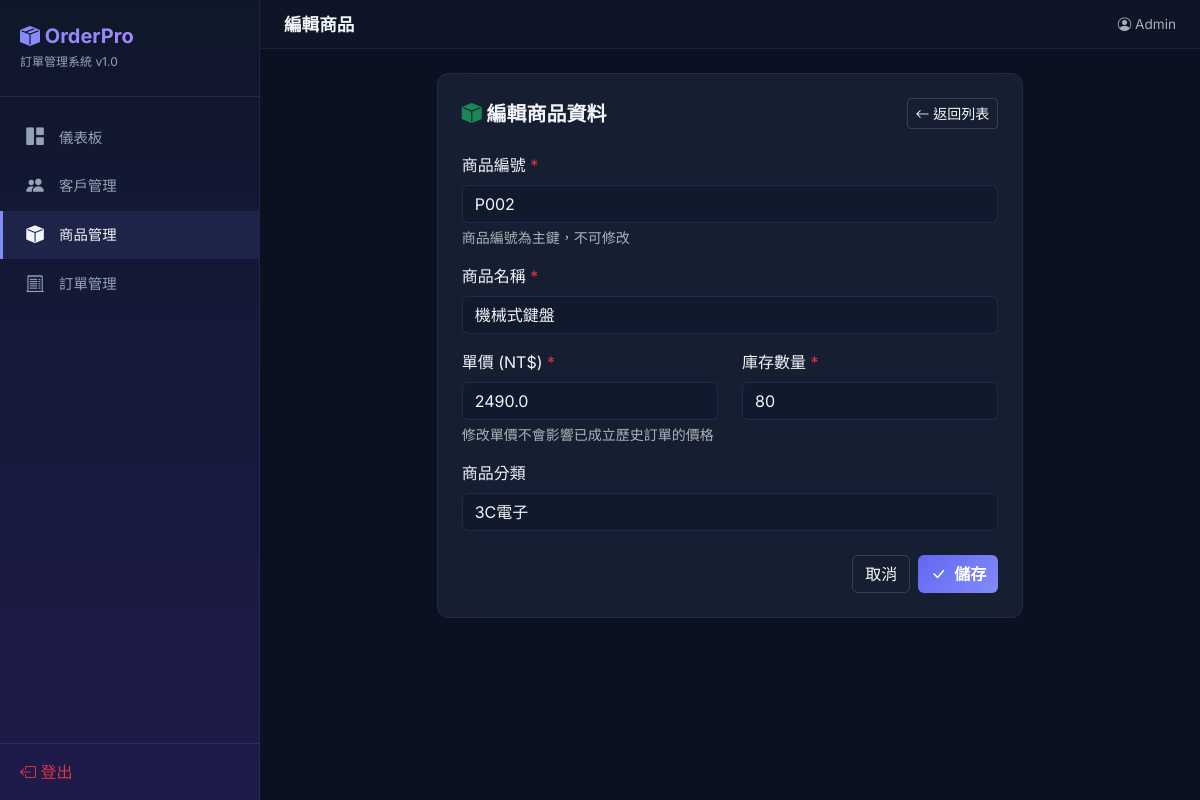
/product/edit/P002 (signed in), run on the app's committed database.
### tables this page shows
CREATE TABLE product (
    商品編號  TEXT PRIMARY KEY,
    名稱      TEXT NOT NULL,
    單價      REAL NOT NULL CHECK(單價 >= 0),
    庫存      INTEGER NOT NULL DEFAULT 0,
    分類      TEXT
);

### app.py (the view, shortened to what this page needs)
@app.route('/product/edit/<pid>', methods=['GET', 'POST'])
@login_required
def product_edit(pid):
    db = get_db()
    product = db.execute('SELECT * FROM product WHERE 商品編號=?', (pid,)).fetchone()
    if not product:
        flash('找不到該商品', 'warning')
        return redirect(url_for('products'))
    return render_template('product_form.html', action='edit', product=product)

### app.py (called while the page is built)
def get_db():
    if 'db' not in g:
        g.db = sqlite3.connect(DATABASE)
        g.db.row_factory = sqlite3.Row
        g.db.execute('PRAGMA foreign_keys = ON')
    return g.db

def login_required(f):
    @wraps(f)
    def decorated(*args, **kwargs):
        if not session.get('logged_in') or session.get('role') != 'admin':
            flash('請先以管理員身分登入系統', 'warning')
            return redirect(url_for('login'))
        return f(*args, **kwargs)
    return decorated

### templates/product_form.html (shortened to what this page needs)
{% extends "base.html" %}
{% block page_title %}{% if action == 'add' %}新增商品{% else %}編輯商品{% endif %}{% endblock %}
{% block content %}
<div class="row justify-content-center">
  <div class="col-lg-8">
    <div class="glass-card p-4">
      <div class="d-flex justify-content-between align-items-center mb-4">
        <h5 class="fw-bold mb-0">
          <i class="bi bi-box-fill text-success"></i>
          {% if action == 'add' %}新增商品資料{% else %}編輯商品資料{% endif %}
        </h5>
        <a href="{{ url_for('products') }}" class="btn btn-sm btn-outline-light">
          <i class="bi bi-arrow-left"></i> 返回列表
        </a>
      </div>
      <form method="POST">
        <div class="mb-3">
          <label class="form-label">商品編號 <span class="text-danger">*</span></label>
          <input type="text" class="form-control" name="id"
                 value="{{ product['商品編號'] if product else '' }}"
                 placeholder="例：P006"
                 {% if action == 'edit' %}readonly{% else %}required{% endif %}>
          {% if action == 'edit' %}<div class="form-text text-muted">商品編號為主鍵，不可修改</div>{% endif %}
        </div>
        <div class="mb-3">
          <label class="form-label">商品名稱 <span class="text-danger">*</span></label>
          <input type="text" class="form-control" name="name"
                 value="{{ product['名稱'] if product else '' }}"
                 placeholder="請輸入商品名稱" required>
        </div>
        <div class="row mb-3">
          <div class="col-md-6">
            <label class="form-label">單價 (NT$) <span class="text-danger">*</span></label>
            <input type="number" step="0.01" min="0" class="form-control" name="price"
                   value="{{ product['單價'] if product else '' }}"
                   placeholder="0.00" required>
            <div class="form-text text-muted">修改單價不會影響已成立歷史訂單的價格</div>
          </div>
          <div class="col-md-6">
            <label class="form-label">庫存數量 <span class="text-danger">*</span></label>
            <input type="number" min="0" class="form-control" name="stock"
                   value="{{ product['庫存'] if product else '0' }}" required>
          </div>
        </div>
        <div class="mb-4">
          <label class="form-label">商品分類</label>
          <input type="text" class="form-control" name="category"
                 value="{{ product['分類'] if product else '' }}"
                 placeholder="例：3C電子、辦公家具">
        </div>
        <div class="d-flex justify-content-end gap-2">
          <a href="{{ url_for('products') }}" class="btn btn-outline-light">取消</a>
          <button type="submit" class="btn btn-primary">
            <i class="bi bi-check-lg me-1"></i> 儲存
          </button>
        </div>
      </form>
    </div>
  </div>
</div>
{% endblock %}

### templates/base.html (style rules this page uses)
:root { --sidebar-w: 260px; --clr-bg: #0b1120; --clr-sidebar: linear-gradient(180deg, #0f172a 0%, #1e1b4b 100%); --clr-card: rgba(30, 41, 59, 0.65); --clr-card-border: rgba(99, 102, 241, 0.15); --clr-primary: #818cf8; --clr-primary-hover: #6366f1; --clr-text: #f1f5f9; --clr-muted: #94a3b8; }
* { font-family: 'Inter', 'Noto Sans TC', sans-serif; }
body { background: var(--clr-bg); color: var(--clr-text); min-height: 100vh; }
.glass-card { background: var(--clr-card); backdrop-filter: blur(16px); border: 1px solid var(--clr-card-border); border-radius: 12px; transition: transform 0.2s, box-shadow 0.2s; }
.btn-primary { background: linear-gradient(135deg, #6366f1, #818cf8); border: none; font-weight: 600; }
.btn-outline-light { border-color: rgba(255,255,255,0.15); font-weight: 500; }
.form-control, .form-select { background: rgba(15, 23, 42, 0.6); border: 1px solid rgba(99, 102, 241, 0.2); color: var(--clr-text); }

### data on the page
product: id "P002", name "機械式鍵盤", price "2490.0", stock "80", category "3C電子"

### other printed values
{{ session.username|default('Admin') }} "Admin"
